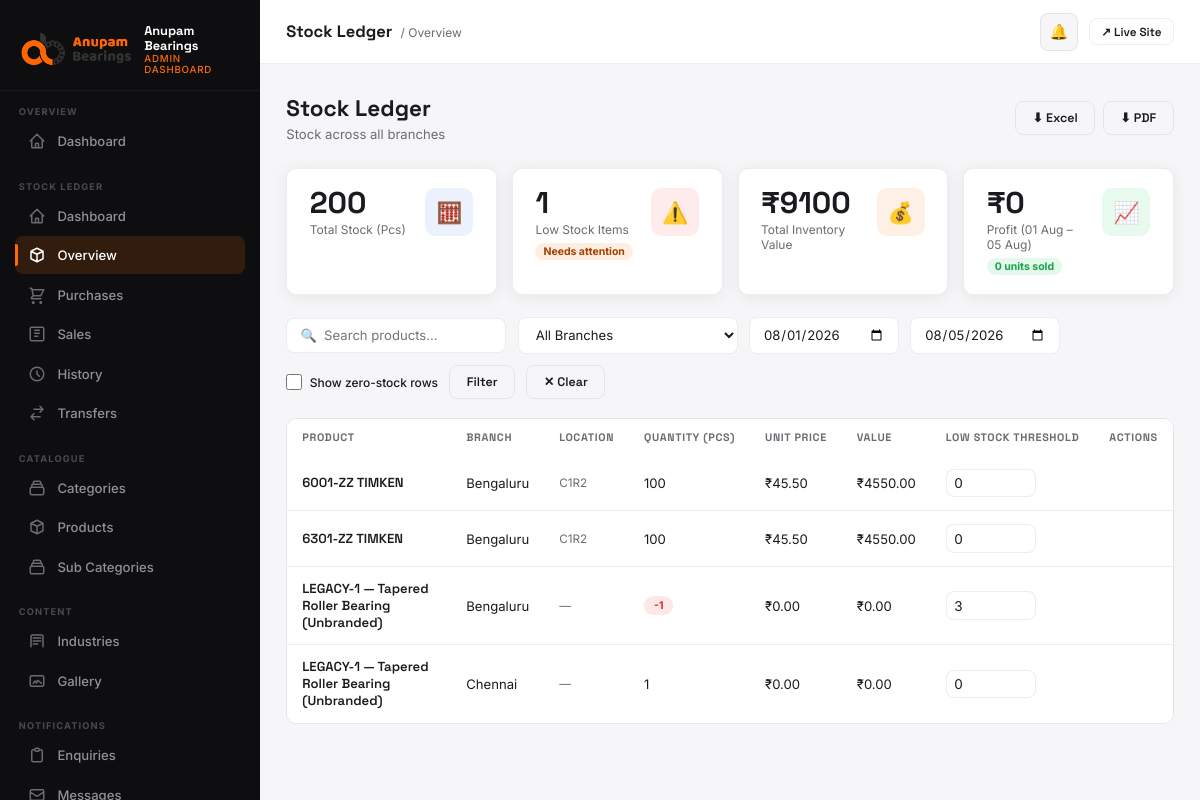
Page /dashboard/stock/overview/ (signed in) on the earlier database version.
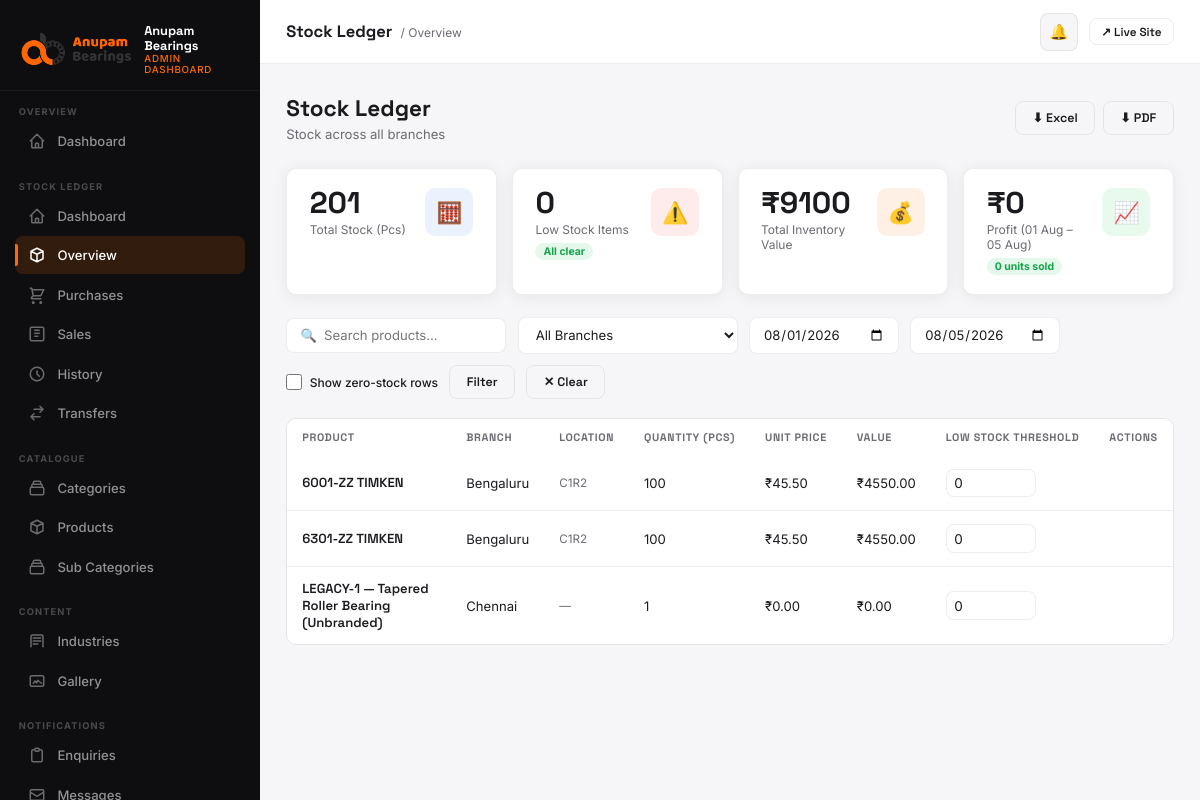
Same page on the later database version.
### stock_ledger/models.py (models this page shows, shortened)
class BranchStock(models.Model):
    product = models.ForeignKey('products.Product', on_delete=models.PROTECT, related_name='branch_stocks')
    branch = models.ForeignKey(Branch, on_delete=models.PROTECT, related_name='stock_rows')
    quantity = models.IntegerField(default=0)
    low_stock_threshold = models.IntegerField(default=0)
    location = models.CharField(
        max_length=50, blank=True,
        help_text="Physical rack location at this branch, e.g. C1R2. Set per-branch since the same product can sit in a different spot at each warehouse."
    )
    updated_at = models.DateTimeField(auto_now=True)
    class Meta:
        unique_together = [('product', 'branch')]
        ordering = ['product__name', 'branch__name']

class Branch(models.Model):
    name = models.CharField(max_length=120)
    slug = models.SlugField(unique=True)
    code = models.CharField(max_length=20, unique=True)
    address = models.TextField(blank=True)
    is_active = models.BooleanField(default=True)
    created_at = models.DateTimeField(auto_now_add=True)
    class Meta:
        ordering = ['name']

### products/models.py (models this page shows, shortened)
class Product(models.Model):
    category = models.ForeignKey(Category, on_delete=models.CASCADE, related_name='products')
    subcategory = models.ForeignKey(SubCategory, on_delete=models.SET_NULL, null=True, blank=True, related_name='products')
    name = models.CharField(
        max_length=300, unique=True,
        help_text="Name / SKU — identifies this product everywhere (Stock Ledger, bulk import, public site). "
                   "Type the part code and brand together as free text, e.g. \"6205-2RS Timken\"."
    )
    slug = models.SlugField(unique=True)
    description = models.TextField(blank=True)
    mrp = models.DecimalField(
        max_digits=12, decimal_places=2, null=True, blank=True,
        verbose_name='MRP',
        help_text="Maximum Retail Price. Optional — leave blank for products without a published MRP.",
    )
    specifications = models.JSONField(default=dict, blank=True)
    needs_excel_table = models.BooleanField(default=False)
    excel_table_file = models.FileField(upload_to=product_excel_upload_to, blank=True, null=True)
    excel_table_data = models.JSONField(default=dict, blank=True)
    image = models.ImageField(upload_to='products/', blank=True, null=True)
    is_featured = models.BooleanField(default=False)
    is_visible = models.BooleanField(default=True, help_text="Uncheck to hide this product from the public site without deleting it.")
    created_at = models.DateTimeField(auto_now_add=True)

### stock_ledger/views.py (the view)
# urls.py: path('overview/', views.overview, name='overview'),
@login_required(login_url='/dashboard/login/')
@staff_required
@role_required(UserProfile.ADMIN)
def overview(request):
    profile = _profile(request)
    branch_filter = request.GET.get('branch', '')
    product_filter = request.GET.get('product', '')
    q = request.GET.get('q', '').strip()
    show_zero = request.GET.get('show_zero') == '1'
    rows_qs = BranchStock.objects.select_related('product', 'branch')
    rows_qs = rows_qs.filter(branch_id__in=visible_branches(profile).values_list('id', flat=True))
    if profile.role == UserProfile.BRANCH_STAFF:
        branch_filter = str(profile.branch_id)
    if branch_filter:
        rows_qs = rows_qs.filter(branch_id=branch_filter)
    if product_filter:
        rows_qs = rows_qs.filter(product_id=product_filter)
    if q:
        rows_qs = rows_qs.filter(product__name__icontains=q)
    if not show_zero:
        rows_qs = rows_qs.exclude(quantity=0)
    include_money = _is_admin(profile)
    grouped = profile.role == UserProfile.VIEWER and not branch_filter
    display_rows = []
    if grouped:
        totals = {}
        for row in rows_qs:
            key = row.product_id
            if key not in totals:
                totals[key] = {'product': row.product, 'quantity': 0}
            totals[key]['quantity'] += row.quantity
        display_rows = sorted(totals.values(), key=lambda r: r['product'].name)
    else:
        for row in rows_qs.order_by('product__name', 'branch__name'):
            if include_money:
                row.unit_price = latest_unit_price(row.product_id, row.branch_id)
                row.value = row.unit_price * row.quantity
            display_rows.append(row)
    stats = {
        'total_quantity': sum(r.quantity for r in rows_qs),
        'low_stock_count': rows_qs.filter(low_stock_threshold__gt=0, quantity__lte=F('low_stock_threshold')).count(),
    }
    profit_data = None
    if include_money:
        date_from = _parse_date(request.GET.get('date_from'))
        date_to = _parse_date(request.GET.get('date_to'))
        if not date_from and not date_to:
            today = timezone.localdate()
            date_from = today.replace(day=1)
            date_to = today
        branch_ids_for_profit = [int(branch_filter)] if branch_filter else None
        profit_data = profit_summary(branch_ids=branch_ids_for_profit, date_from=date_from, date_to=date_to)
        profit_data['date_from'] = date_from
        profit_data['date_to'] = date_to
        stats['total_inventory_value'] = sum(
            latest_unit_price(r.product_id, r.branch_id) * r.quantity for r in rows_qs
        )
    return render(request, 'dashboard/stock_overview.html', {
        'rows': display_rows,
        'grouped': grouped,
        'include_money': include_money,
        'stats': stats,
        'profit_data': profit_data,
        'branches': _branch_choices(profile),
        'branch_filter': branch_filter,
        'product_filter': product_filter,
        'q': q,
        'show_zero': show_zero,
        'is_admin': _is_admin(profile),
        'is_branch_staff': profile.role == UserProfile.BRANCH_STAFF,
    })

### core/context_processors.py (called while the page is built)
def seo(request):
    return build_seo_context(request)

### core/seo.py (called while the page is built)
def site_url() -> str:
    return getattr(settings, 'SITE_URL', 'https://anupambearings.com').rstrip('/')

def absolute_url(path: str) -> str:
    if not path:
        return site_url()
    parsed = urlsplit(path)
    if parsed.scheme:
        return path
    if path.startswith('/'):
        return f'{site_url()}{path}'
    return f"{site_url()}/{path.lstrip('/')}"

def build_canonical_url(request, *, path: str | None = None) -> str:
    canonical_path = path if path is not None else request.path
    return absolute_url(canonical_path)

def _serialize_schema(schema: dict) -> str:
    return json.dumps(schema, ensure_ascii=False, separators=(',', ':'))

### stock_ledger/context_processors.py (called while the page is built)
def dashboard_role(request):
    user = getattr(request, 'user', None)
    if not user or not user.is_authenticated or not user.is_staff:
        return {}
    profile = getattr(user, 'stock_profile', None)
    if profile is None:
        return {}
    return {
        'dash_role': profile.role,
        'dash_branch': profile.branch,
    }

### stock_ledger/views.py (called while the page is built)
def _profile(request):
    return request.user.stock_profile

def _is_admin(profile):
    return profile.role == UserProfile.ADMIN

### templates/dashboard/stock_overview.html (shortened to what the changed rows need)
{% extends "dashboard/base.html" %}
{% load stock_ledger_extras %}
{% block content %}
<div class="page-header">
  <div class="page-header-left">
    <h1>Stock Ledger</h1>
  </div>
</div>
<div class="stats-grid">
  <div class="stat-card">
    <div>
      <div class="stat-card-value">{{ stats.total_quantity }}</div>
      <div class="stat-card-label">Total Stock (Pcs)</div>
    </div>
  </div>
  <div class="stat-card">
    <div>
      <div class="stat-card-value">{{ stats.low_stock_count }}</div>
      <div class="stat-card-label">Low Stock Items</div>
      {% if stats.low_stock_count > 0 %}<span class="stat-card-badge badge-new">Needs attention</span>{% else %}<span class="stat-card-badge badge-ok">All clear</span>{% endif %}
    </div>
  </div>
</div>
<div class="table-wrap">
  <table>
    <thead>
      <tr>
        <th>Product</th>
        {% if not grouped %}<th>Branch</th><th>Location</th>{% endif %}
        <th>Quantity (Pcs)</th>
        {% if include_money %}<th>Unit Price</th><th>Value</th>{% endif %}
        {% if is_admin and not grouped %}<th>Low Stock Threshold</th><th style="text-align:right;">Actions</th>{% endif %}
      </tr>
    </thead>
    <tbody>
      {% if grouped %}
        {% for row in rows %}
        <tr>
          <td class="td-name">{{ row.product.name }}</td>
          <td>{{ row.quantity }}</td>
        </tr>
        {% empty %}
        <tr><td colspan="2"><div class="empty-state"><div class="empty-state-icon">📦</div><h3>No stock recorded yet</h3></div></td></tr>
        {% endfor %}
      {% else %}
        {% for row in rows %}
        <tr id="branch-stock-row-{{ row.pk }}">
          <td class="td-name">{{ row.product.name }}</td>
          <td>{{ row.branch.name }}</td>
          <td class="td-sub">{{ row.location|default:"—" }}</td>
          <td>
            {% if row.low_stock_threshold > 0 and row.quantity <= row.low_stock_threshold %}
            <span class="pill pill-unread">{{ row.quantity }}</span>
            {% else %}
            {{ row.quantity }}
            {% endif %}
          </td>
          {% if include_money %}
          <td>₹{{ row.unit_price|floatformat:2 }}</td>
          <td>₹{{ row.value|floatformat:2 }}</td>
          {% endif %}
          {% if is_admin %}
          <td>
            <input type="number" min="0" class="form-input" style="width:90px;padding:0.35rem 0.5rem;"
                   value="{{ row.low_stock_threshold }}"
                   onchange="setThreshold({{ row.pk }}, this.value)"/>
          </td>
          <td style="text-align:right;">
          </td>
          {% endif %}
        </tr>
        {% empty %}
        <tr><td colspan="7"><div class="empty-state"><div class="empty-state-icon">📦</div><h3>No stock recorded yet</h3></div></td></tr>
        {% endfor %}
      {% endif %}
    </tbody>
  </table>
</div>
{% endblock %}

Differences in the rows shown:
no longer on this page (row edited): BranchStock: product.name "LEGACY-1 — Tapered Roller Bearing (Unbranded)", branch.name "Bengaluru", location "—", quantity "-1", unit_price "0.00", value "0.00", low_stock_threshold "3"
Other differences:
{{ stats.total_quantity }}: "200" → "201"
{{ stats.low_stock_count }}: "1" → "0"
text no longer shown: "Needs attention"
text now shown: "All clear"
